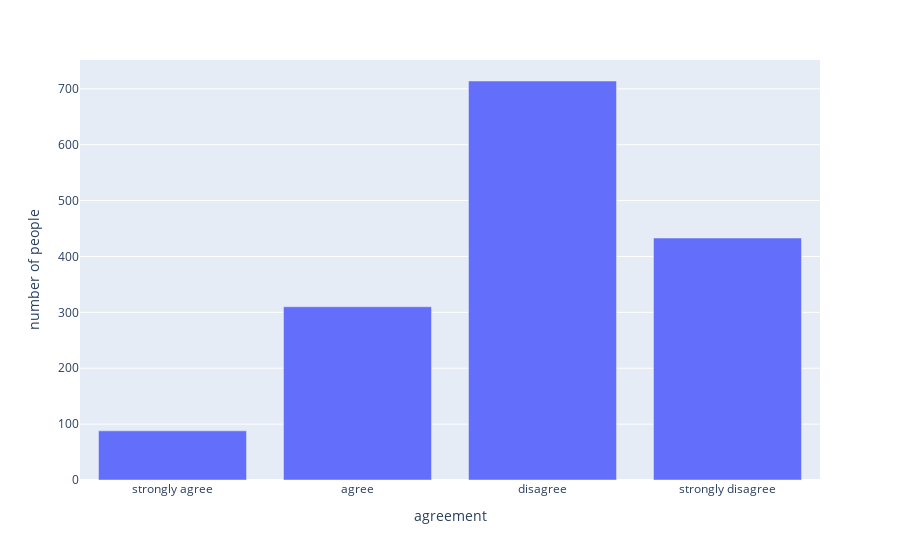

Here is the notebook cell this chart was saved with:
### Code cell
bar_plot = px.bar(sorted_value_counts, x = 'agreement', y = 'number of people')
bar_plot

### Figure 1 — Plotly figure (JSON) as saved in the notebook; plotly's stock layout.template omitted (floating-point values rounded to 4 significant figures)
{"data": [{"alignmentgroup": "True", "hovertemplate": "agreement=%{x}<br>number of people=%{y}<extra></extra>", "legendgroup": "", "marker": {"color": "#636efa", "pattern": {"shape": ""}}, "name": "", "offsetgroup": "", "orientation": "v", "showlegend": false, "textposition": "auto", "type": "bar", "x": ["strongly agree", "agree", "disagree", "strongly disagree"], "xaxis": "x", "y": [88, 310, 714, 433], "yaxis": "y"}], "layout": {"barmode": "relative", "legend": {"tracegroupgap": 0}, "margin": {"t": 60}, "xaxis": {"anchor": "y", "domain": [0, 1], "title": {"text": "agreement"}}, "yaxis": {"anchor": "x", "domain": [0, 1], "title": {"text": "number of people"}}}}
